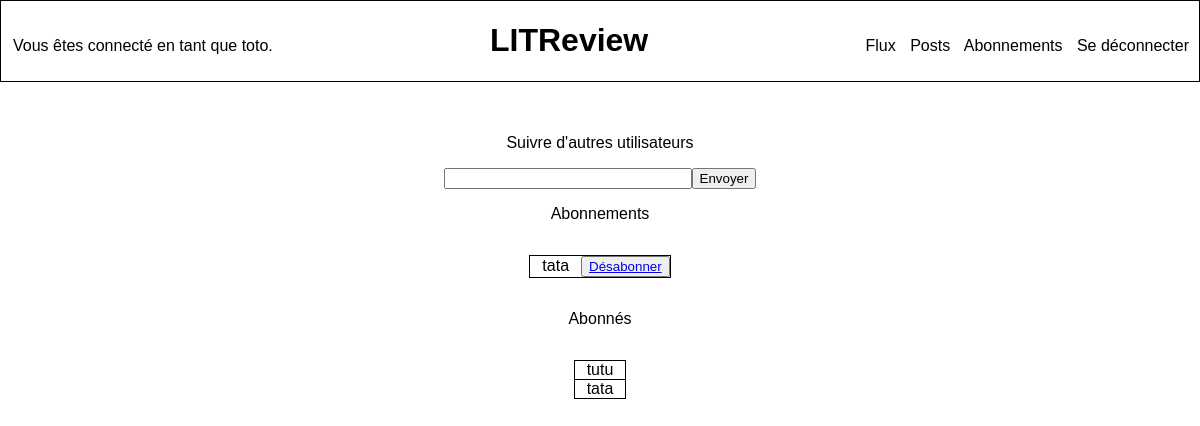
Before: /follows/ (signed in) with the older database file.
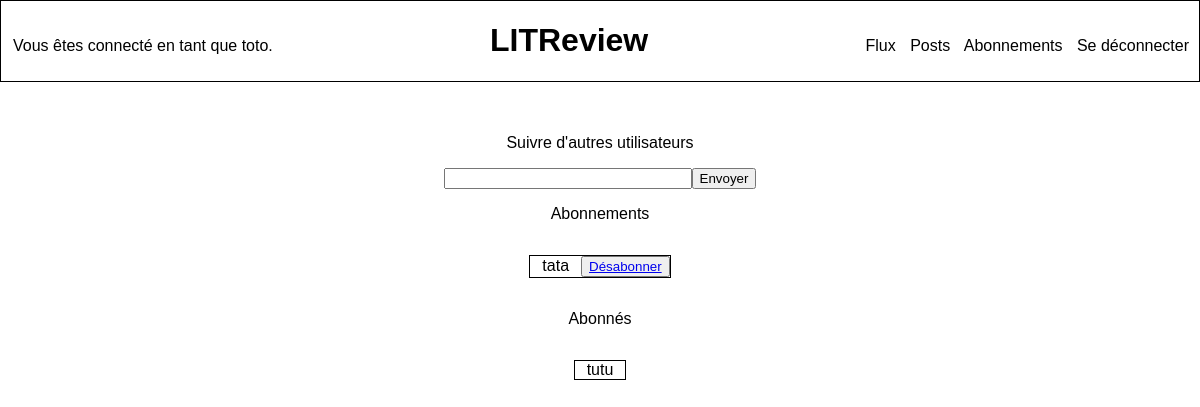
After: the same page with the newer database file.
### accounts/models.py (models this page shows)
class UserFollows(models.Model):
    user = models.ForeignKey(to=settings.AUTH_USER_MODEL,
                             on_delete=models.CASCADE,
                             related_name='following')
    followed_user = models.ForeignKey(to=settings.AUTH_USER_MODEL,
                                      on_delete=models.CASCADE,
                                      related_name='following_by')
    unique_together = ['user', 'followed_user']
    objects = models.Manager()

### accounts/views.py (the view)
# urls.py: path('follows/', views.follows, name='follows'),
@login_required
def follows(request):
    user = User.objects.get(username=request.user.username)
    followed = UserFollows.objects.filter(user=user)
    follower = UserFollows.objects.filter(followed_user=user)
    form = forms.FollowForm()
    if request.method == 'POST':
        form = forms.FollowForm(request.POST)
        if form.is_valid():
            form.check_valid(user)
            form.save(user)
    context = {'form': form,
               'followed': followed,
               'follower': follower
               }
    return render(request, 'accounts/follows.html', context=context)

### accounts/forms.py (shortened to what this page needs)
class FollowForm(forms.Form):
    followname = forms.CharField(label='Nom d\'utilisateur', min_length=4, max_length=150)

### accounts/templates/accounts/follows.html (shortened to what this page needs)
{% extends 'accounts/index.html' %}
{% block content %}
    <div id="follows-page-container">
        <div class="sub-container">
            <p>Suivre d'autres utilisateurs</p>
            <form method="post">
                {{ form.as_p }}
                <button type="submit" >Envoyer</button>
            </form>
        </div>
        <div class="sub-container">
            <p>Abonnements</p>
            <ul class="list_follow">
                {% for follow in followed %}
                   <li>
                       <p>{{ follow.followed_user }}</p>
                        <button type="button" >
                            <a href="{% url 'unfollow' follow_id=follow.id %}">Désabonner</a>
                        </button>
                   </li>
                {% endfor %}
            </ul>
        </div>
        <div class="sub-container">
            <p>Abonnés</p>
            <ul class="list_follow">
                {% for follow in follower %}
                    <li>
                        <p>{{ follow.user}}</p>
                    </li>
                    {% endfor %}
            </ul>
        </div>
    </div>
{% endblock content %}

Changed rows visible on the page:
removed UserFollows: user "tata"
